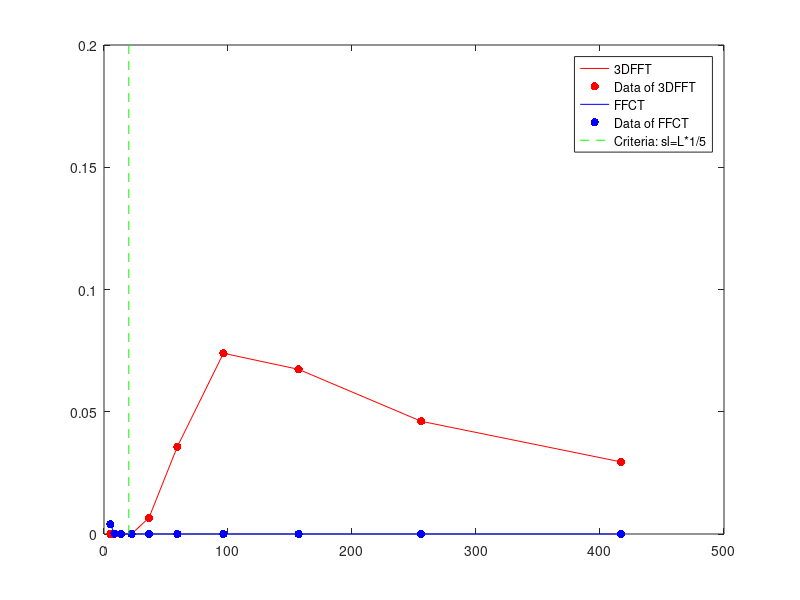

Recreate this plot in MATLAB.

L=100;
sl(1:10)=0;
b=1.62976708826776469; %Base 
sigma=3.633717409009413; %bandwidth
for mm=0:9
sl(mm+1)=sqrt(2)*b^mm*sigma;
end

ratio=1/5;
criterion=L*ratio;

acc_mid=load('acc_mid.mat','acc');
a_mid=struct2cell(acc_mid);
aa_mid=cell2mat(a_mid);
acc_wide=load('acc_wide.mat','acc_wide_store');
a_wide=struct2cell(acc_wide);
aa_wide=cell2mat(a_wide);

plot(sl,aa_mid,'r');
hold on;
scatter(sl,aa_mid,'r','filled');
hold on;
plot(sl,aa_wide,'b');
hold on;
scatter(sl,aa_wide,'b','filled');
hold on;
plot([criterion,criterion],[1e-16,0.2],'g--');
hold on;

legend("3DFFT","Data of 3DFFT","FFCT","Data of FFCT","Criteria: sl=L*1/5");

